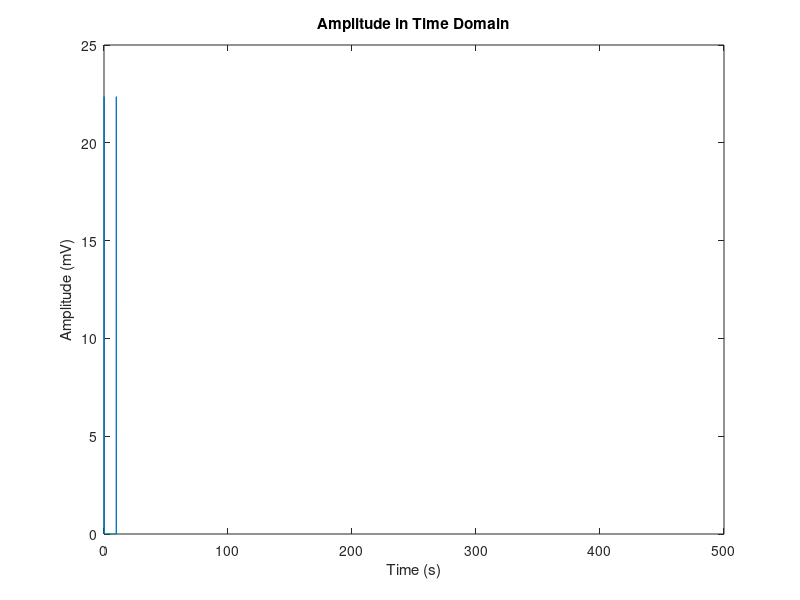
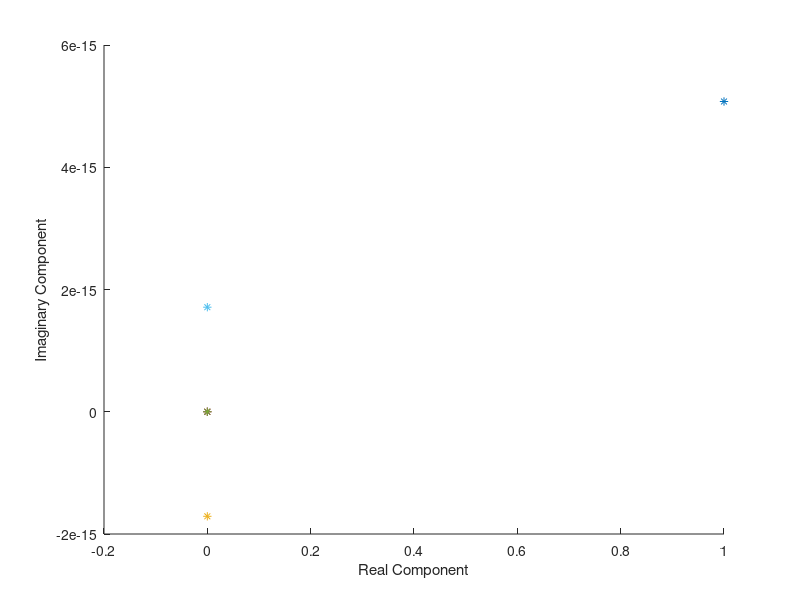

Source code (MATLAB) for these figures, in order: (Note: this script raises an error after producing the figures.)
% Signal vs Frequency
f=1;
ang_freq = 2 * pi * f;
max_time = 10;
sampling_rate = 100;
bin_size = 1 / sampling_rate;
interval = bin_size:bin_size:max_time;
num_samples = length(interval);
range = num_samples / 2;
freq_range = (0:range) * sampling_rate / num_samples;

s = sin(ang_freq*interval)+cos(ang_freq*interval); 

sfft = fft(s, num_samples);
pwr = sfft .* conj(sfft) / num_samples;
amp = pwr .^ 0.5;

%e/f
s_square = s.^2;

sum(pwr(1:length(freq_range)))
sum(s_square(1:length(freq_range)))

sum(pwr)
sum(s_square)
sum(s_square(1:length(num_samples))) / (2/num_samples)




%g
plot(interval, amp) 
xlim([0 500])
xlabel('Time (s)')
ylabel('Amplitude (mV)')
title('Amplitude in Time Domain') 


%h
W4=exp(1j*2*pi/4); 
W0=W4^0; 
W1=W4^1;
W2=W4^2;
W3=W4^3;

X(0+1)=(amp(0+1)+amp(2+1)*W0)+W0*(amp(1+1)+amp(3+1)*W0);
X(1+1)=(amp(0+1)+amp(2+1)*W2)+W1*(amp(1+1)+amp(3+1)*W2);
X(2+1)=(amp(0+1)+amp(2+1)*W0)+W2*(amp(1+1)+amp(3+1)*W0);
X(3+1)=(amp(0+1)+amp(2+1)*W2)+W3*(amp(1+1)+amp(3+1)*W2);

X(1)
X(2)
X(3)
X(4)

figure;hold;
plot((amp(0+1)+amp(2+1)*W0)+W0*(amp(1+1)+amp(3+1)*W0), '*')
plot(amp(0+1)+amp(2+1)*W2, '*')
plot(W1*(amp(1+1)+amp(3+1)*W2), '*')


plot((amp(0+1)+amp(2+1)*W0)+W2*(amp(1+1)+amp(3+1)*W0), '*')
plot(amp(0+1)+amp(2+1)*W2, '*')
plot(W3*(amp(1+1)+amp(3+1)*W2), '*')

xlabel('Real Component')
ylabel('Imaginary Component') 


%i
tot = X(1) + X(2) + X(3) + X(4);
sum(tot, 'all')
